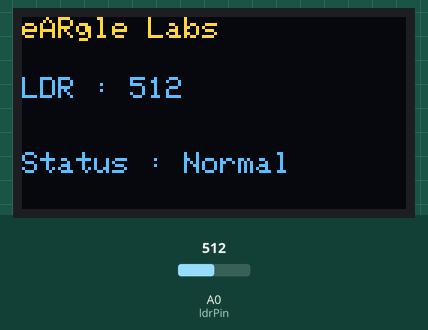
A sketch run on a simulated Arduino Uno, built with avr-gcc and run on an emulated ATmega328P. Shown: 128×64 one-colour display. The inputs (shaded band) are chosen by the test bench; at power-on: A0 (ldrPin) = 512. The OLED is the two-colour kind (top 16 rows yellow).

Above: at 1.2 s.
1.3 s: A0 (ldrPin) set to 710
At 2.6 s:
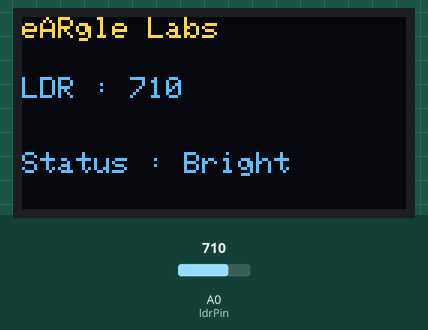
2.9 s: A0 (ldrPin) set to 682
At 3.3 s:
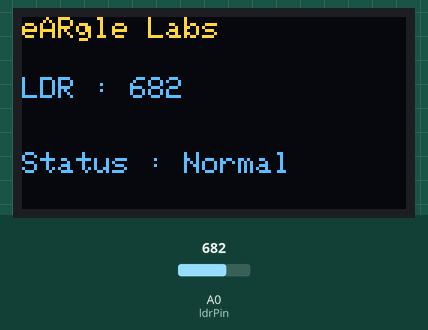
4.5 s: A0 (ldrPin) set to 312
At 5.0 s:
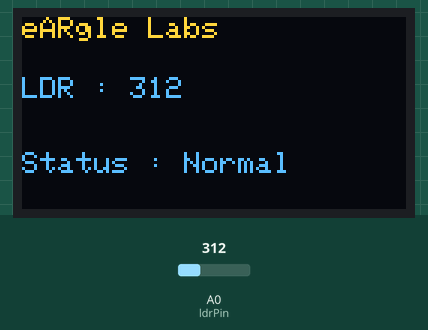
6.1 s: A0 (ldrPin) set to 284
At 6.7 s:
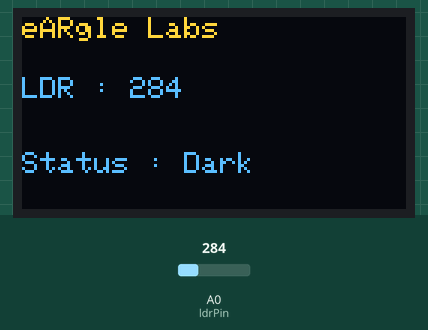
Timing chart, 0 to 8.7 s (numbered marks = the images above; inputs shaded):
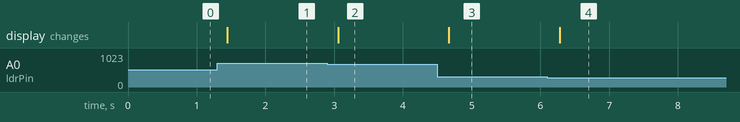

The sketch:

Smart_Light_Meter.ino
```cpp
#include <Wire.h>
#include <Adafruit_GFX.h>
#include <Adafruit_SSD1306.h>

#define SCREEN_WIDTH 128
#define SCREEN_HEIGHT 64

// Create OLED object
Adafruit_SSD1306 display(SCREEN_WIDTH, SCREEN_HEIGHT, &Wire, -1);

// LDR Pin
const int ldrPin = A0;

int ldrValue = 0;

void setup() {

  Serial.begin(9600);

  if (!display.begin(SSD1306_SWITCHCAPVCC, 0x3C)) {
    Serial.println("OLED Failed");
    while (true);
  }

  display.clearDisplay();
}

void loop() {

  // Read LDR
  ldrValue = analogRead(ldrPin);

  // OLED Display
  display.clearDisplay();

  display.setTextSize(1);
  display.setTextColor(SSD1306_WHITE);

  display.setCursor(0,0);
  display.println("eARgle Labs");

  display.setCursor(0,20);
  display.print("LDR : ");
  display.println(ldrValue);

  display.setCursor(0,45);
  display.print("Status : ");

  // Light Status
  if (ldrValue > 700) {
    display.println("Bright");
  }
  else if (ldrValue > 300) {
    display.println("Normal");
  }
  else {
    display.println("Dark");
  }

  display.display();

  delay(200);
}
```

Measured:
- the behaviour switches between 701 and 700 on A0 (ldrPin) (found by bisection; images 1 and 2)
- the behaviour switches between 301 and 300 on A0 (ldrPin) (found by bisection; images 3 and 4)
- after the input at 1.3 s, the display: changes after 0.14 s (image 1)
- after the input at 2.9 s, the display: changes after 0.16 s (image 2)
- after the input at 4.5 s, the display: changes after 0.17 s (image 3)
- after the input at 6.1 s, the display: changes after 0.18 s (image 4)
